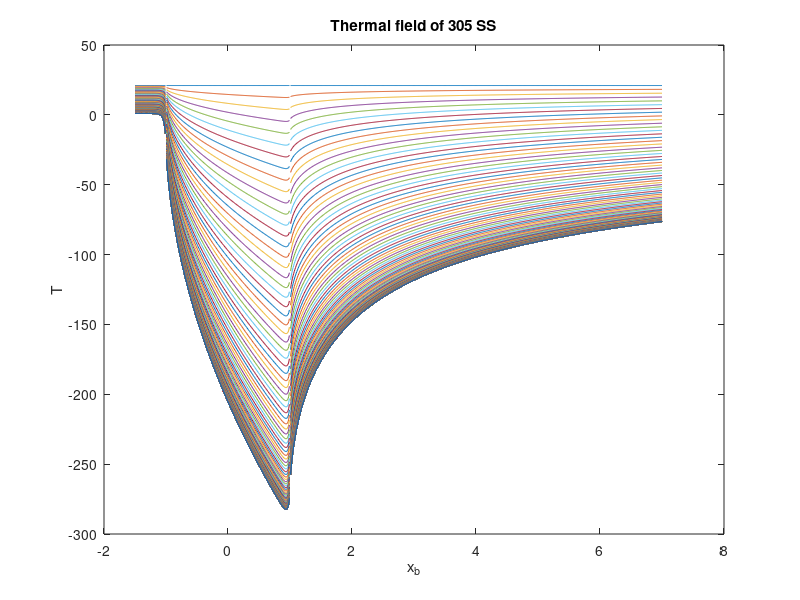

Write MATLAB code to recreate this figure.
clc
clear all

%% Peclet Number and Flash Temperature for 305 SS

b = 40E-6;                                                   % half width of contact (m)
Fc = 40;                                                     % Cutting force in Newtons
Vc = 3*1.7;                                                      % Cutting Speed in (m/s)
w = 0.005;                                                    % Width in (m)
cPi = 500;                                                   % Specific Heat (J/(kg*C))
ki = 16.2;                                                    % Thermal Conductivity (W/(m-k))
rhoi = 7990;                                                 % density (kg/m^3)
Pe = Vc*b*rhoi*cPi/(2*ki);                                   % Peclet's Number 
TflashHigh = 0.399*2*Fc*Vc/(ki*w)*sqrt(ki/(rhoi*cPi*Vc*b));  % High Flash temperature (
C4 = 0.00527*Pe^3-0.192*Pe^2+2.39*Pe;                        % Function of Peclet's Number
TflashLow = C4*0.159*2*Fc/(rhoi*cPi*w*b);                    % Low Flash Temperature

%% If statement to determine whether Peclet's Number is small or large
if (Pe>5) 
    T = TflashHigh;
elseif (Pe<5)
    T = TflashLow;
end

% Computing Surface Temperature
x_b = -1.5:0.01:7;
Pplus = (Pe*(x_b+1))/2;
Pminus = (Pe*(x_b-1))/2;

for i=1:size(x_b,2)
    if x_b(i) <= -1 
        Tss(i) = ((x_b(i) + 1)*exp(Pplus(i))*(besselk(0,-1*Pplus(i)) - (besselk(1,-1*Pplus(i)))) + ((1 - x_b(i))*exp(Pminus(i))*(besselk(0,-1*Pminus(i)) - besselk(1,-1*Pminus(i)))));
    elseif x_b(i) > -1  && x_b(i) < 1
        Tss(i)= (((x_b(i) + 1)*exp(Pplus(i))*(besselk(0,Pplus(i)) + (besselk(1,Pplus(i))))) + ((1 - x_b(i))*exp(Pminus(i))*(besselk(0,-1*Pminus(i)) - besselk(1,-1*Pminus(i)))));
    else 
        Tss(i) = ((x_b(i) + 1)*exp(Pplus(i))*(besselk(0, Pplus(i)) + (besselk(1,Pplus(i)))) + ((1 - x_b(i))*exp(Pminus(i))*(besselk(0,Pminus(i)) + besselk(1,Pminus(i)))));
    end
end 
SurfaceTemp = ((Tss/max(Tss))*T) + 20;
grid on
title('Surface Temperature Distribution')
xlabel('x/b')
plot(x_b, SurfaceTemp);
%% Sub-Surface Temperature
Tbulk = 20;
alpha = ki/(rhoi*cPi);
t = 2*b/Vc;
z_b = 0:0.01:7;
for i= 1:size(x_b,2)
    for j = 1:size(z_b,2)      
        Tsub(i,j) = 1 - erf(z_b(1,j)*b/(sqrt((4*alpha*t)))).*SurfaceTemp(1,i) + Tbulk;
            
    end
end
plot(x_b, Tsub);
title('Thermal field of 305 SS');
xlabel('x_b')
ylabel('T');
